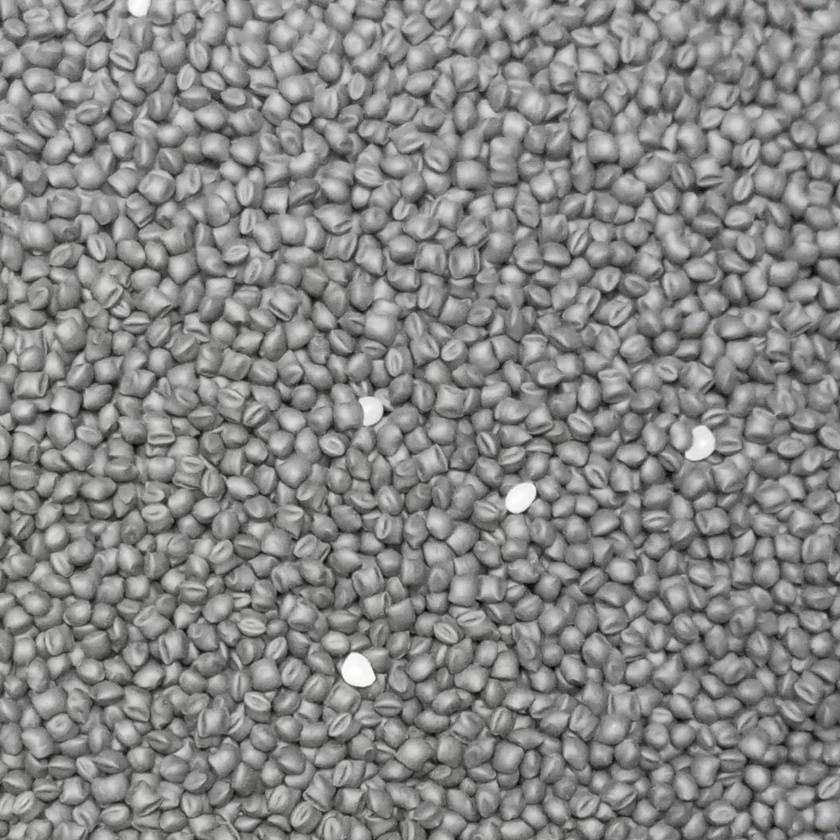
#> input picture exp-img/img-0.jpg, 840 x 840 px, shrunk from 1056 x 1056 before the run
$ python segmentation.py
#> lines starting #> are read from the running program, lines starting #| are printed output that depends on the picture; after the words box and inside, x2 and y2 are one past the last pixel; in counts of white or black regions, pixels touching at a corner belong together
import cv2
import numpy as np

img = cv2.imread('exp-img/img-0.jpg', 0)
#> img: shape (840, 840); min 1, max 255, mean 135.1

ret, thresh = cv2.threshold(img, 200, 255, cv2.THRESH_BINARY+cv2.THRESH_OTSU)
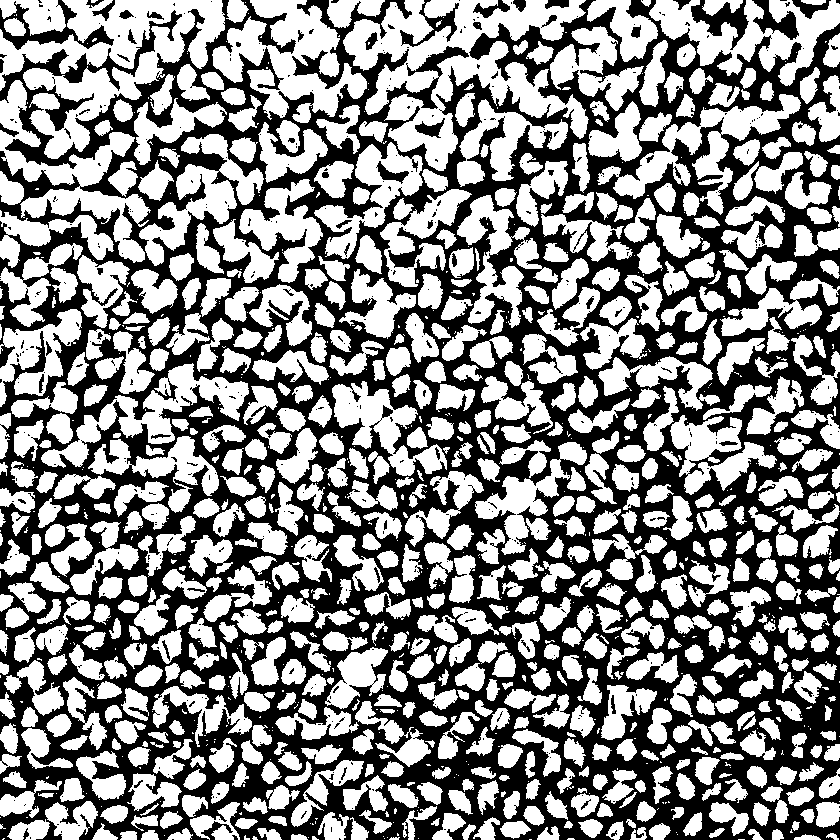
#> thresh: shape (840, 840); 54.2% white; 522 black regions (460 under 20 px), largest, box (x1, y1, x2, y2) and area: (0, 0, 840, 840) 313746, (0, 0, 114, 50) 1557, (691, 0, 749, 50) 1155
#> ret = 132

kernel = np.ones((3, 3), np.uint8)
eroded = cv2. erode(thresh, kernel, iterations=1)
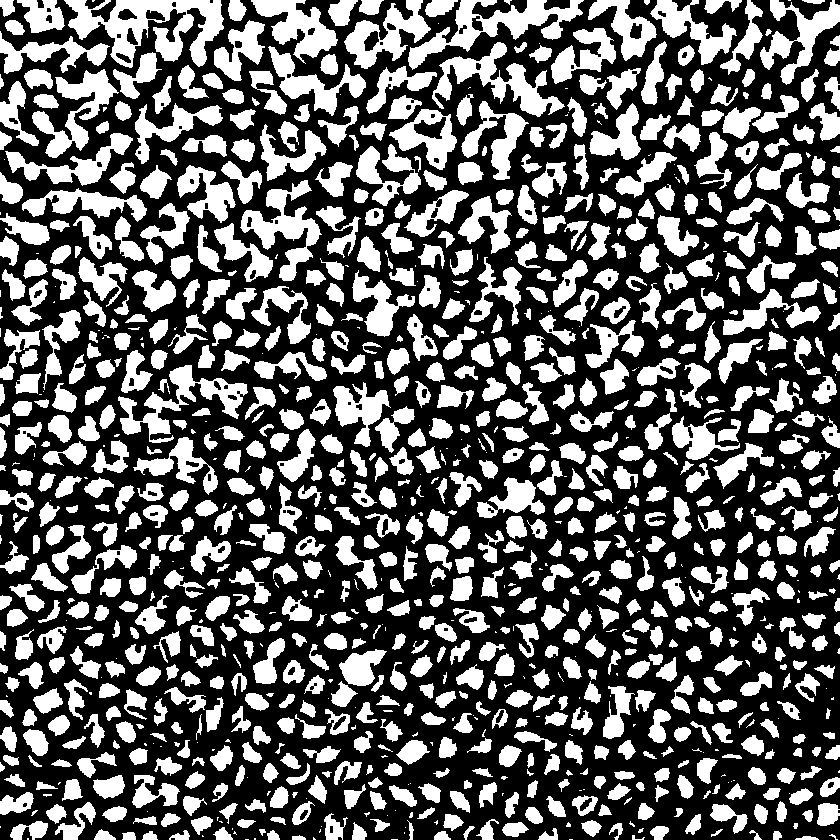
#> eroded: shape (840, 840); 38.4% white; 1074 white regions (230 under 20 px), largest, box (x1, y1, x2, y2) and area: (64, 0, 224, 68) 5205, (408, 0, 584, 70) 3686, (432, 42, 565, 117) 3136
dilated = cv2.dilate(eroded, kernel, iterations=1)
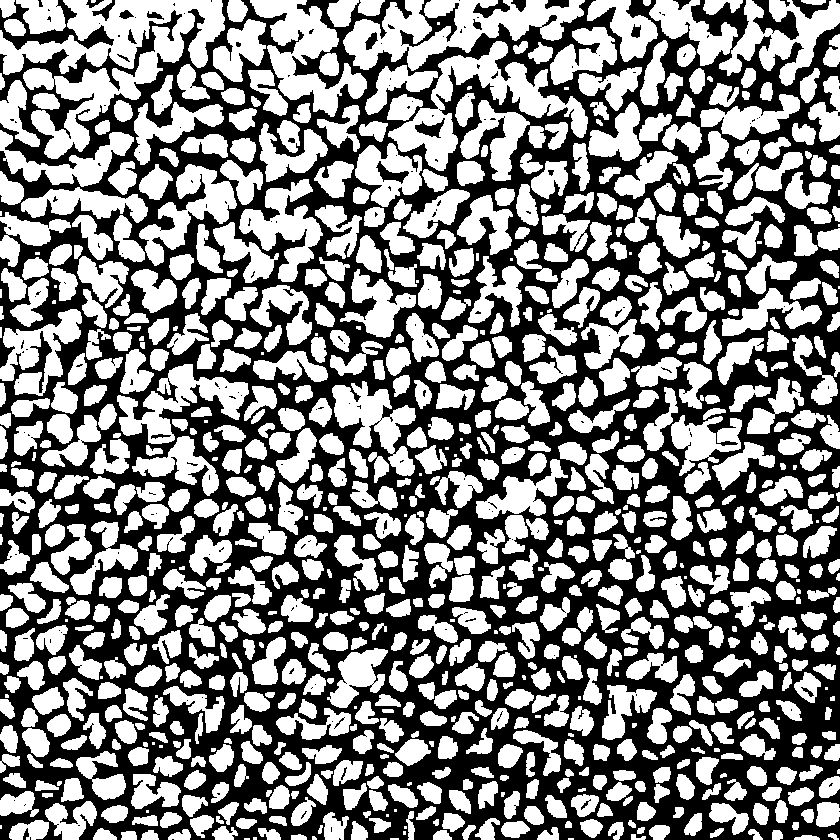
#> dilated: shape (840, 840); 52.3% white; 220 black regions (184 under 20 px), largest, box (x1, y1, x2, y2) and area: (0, 0, 840, 840) 329596, (0, 0, 114, 50) 1610, (752, 0, 799, 40) 802

mask = dilated == 255

# cv2.imshow(mask)
cv2.imshow('Хорда сегмента', img)
# cv2.imshow('Хорда сегмента', thresh)

cv2.waitKey(0)
cv2.destroyAllWindows()

$ run again, with exp-img/img-1.jpg copied over exp-img/img-0.jpg
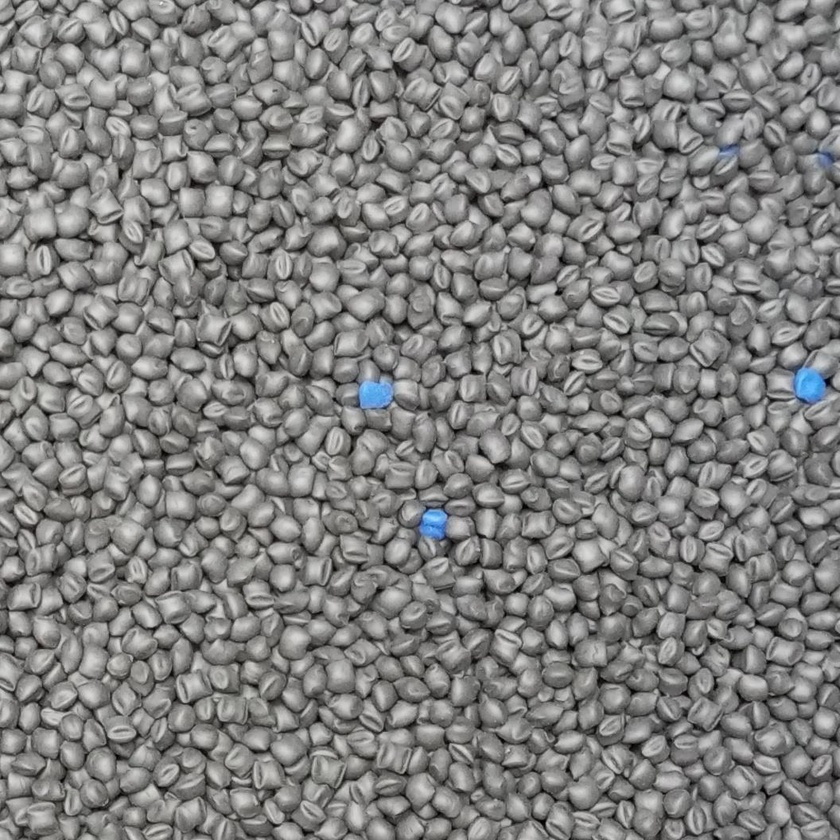
#> input picture exp-img/img-1.jpg, 840 x 840 px, shrunk from 1056 x 1056 before the run
#> `ret, thresh = cv2.threshold(img, 200, 255, cv2.THRESH_BINARY+cv2.THRES..`:
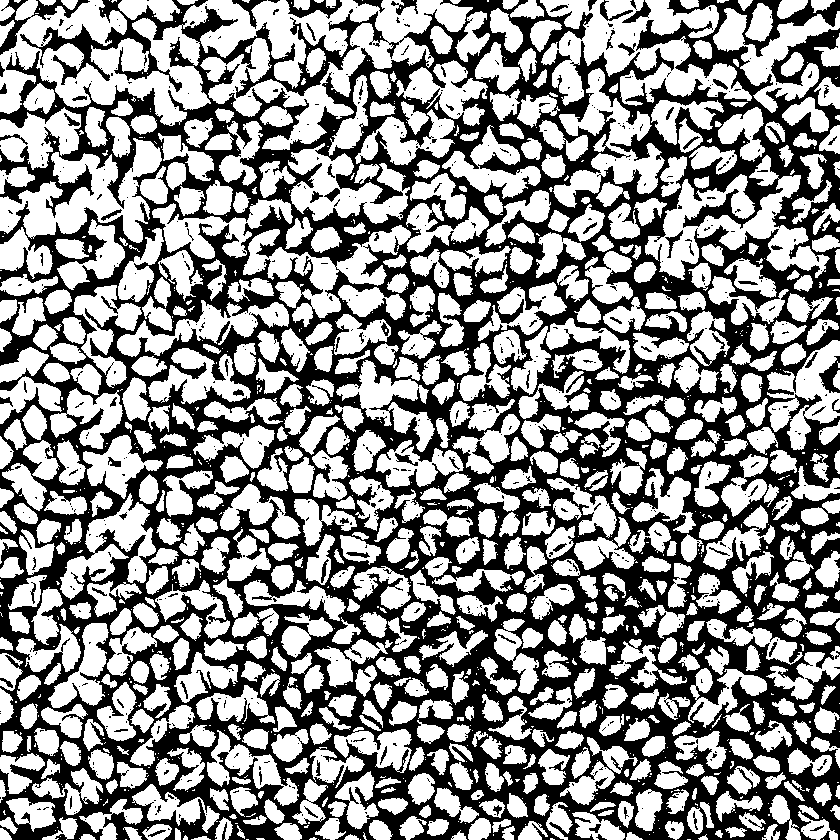
#> thresh: shape (840, 840); 56.9% white; 776 black regions (684 under 20 px), largest, box (x1, y1, x2, y2) and area: (0, 0, 840, 840) 294769, (0, 0, 90, 55) 980, (286, 0, 342, 19) 489
#> ret = 124
#> eroded: shape (840, 840); 39.3% white; 1227 white regions (319 under 20 px), largest, box (x1, y1, x2, y2) and area: (41, 44, 209, 124) 4252, (0, 153, 120, 236) 4171, (289, 150, 407, 222) 3136
#> `dilated = cv2.dilate(eroded, kernel, iterations=1)`:
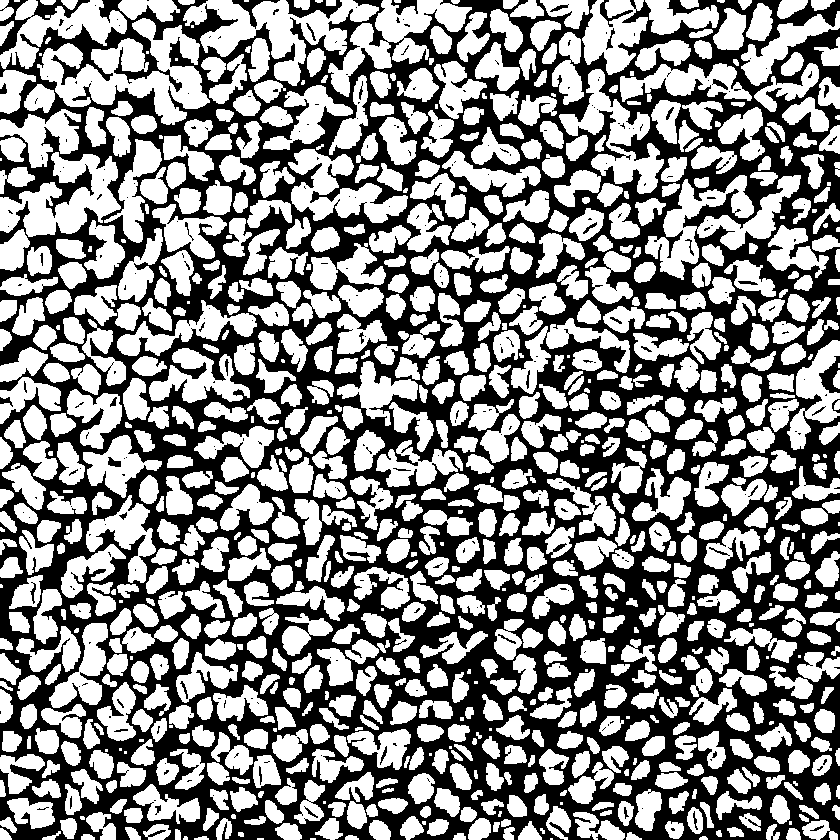
#> dilated: shape (840, 840); 54.6% white; 331 black regions (278 under 20 px), largest, box (x1, y1, x2, y2) and area: (0, 0, 840, 840) 314888, (0, 0, 90, 55) 1023, (286, 0, 342, 19) 513

$ run again, with exp-img/img-2.jpg copied over exp-img/img-0.jpg
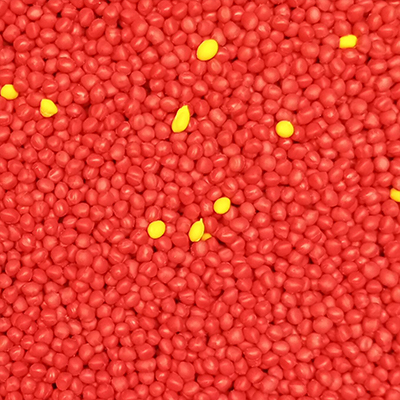
#> input picture exp-img/img-2.jpg, 400 x 400 px
#> `ret, thresh = cv2.threshold(img, 200, 255, cv2.THRESH_BINARY+cv2.THRES..`:
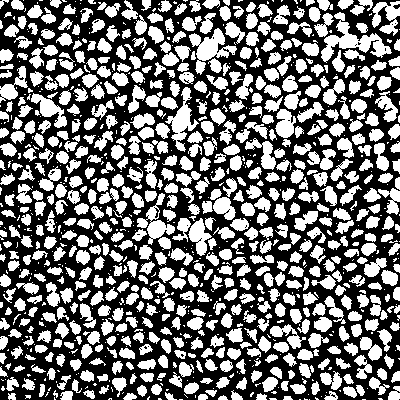
#> thresh: shape (400, 400); 44.7% white; 1051 white regions (398 under 20 px), largest, box (x1, y1, x2, y2) and area: (321, 12, 392, 63) 1131, (189, 28, 237, 75) 874, (165, 87, 199, 152) 743
#> ret = 112
#> eroded: shape (400, 400); 21.9% white; 809 white regions (219 under 20 px), largest, box (x1, y1, x2, y2) and area: (322, 23, 357, 60) 408, (198, 30, 224, 60) 379, (190, 220, 210, 254) 305
#> `dilated = cv2.dilate(eroded, kernel, iterations=1)`:
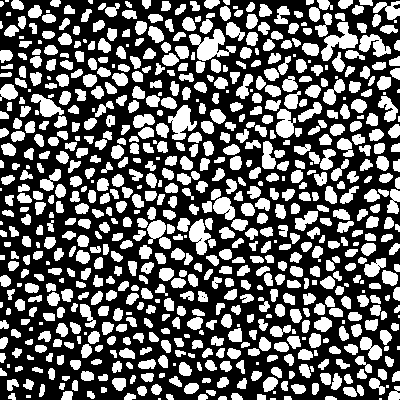
#> dilated: shape (400, 400); 39.8% white; 749 white regions (68 under 20 px), largest, box (x1, y1, x2, y2) and area: (189, 29, 236, 61) 728, (321, 22, 358, 61) 608, (168, 105, 197, 140) 540
